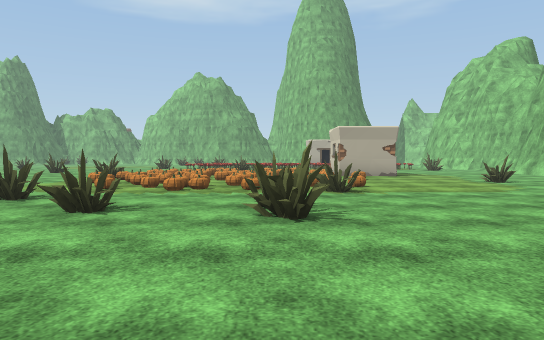
view 1 (above)

24 first-person views from a walk through a Unity game level. The camera is 1.3 m above the floor, tilts 2° down and sees 70° across. The floor is counted in squares, 2 m on a side. Each view is taken from the middle of a square. On the plan, view 1 faces up. The plan holds only what a view shows up to about 11 squares ahead; the rest is blank. The place goes on beyond the plan. The player character is not drawn. Some animated figures are left out. Some surface patterns are stand-ins.

view 2
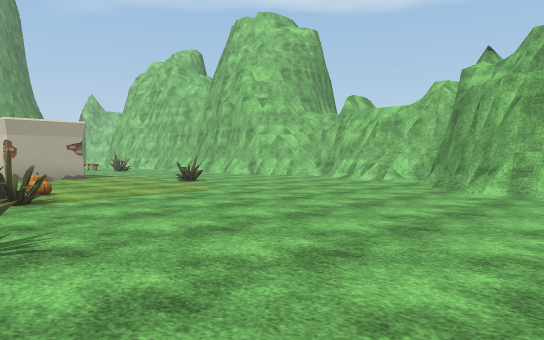

view 3
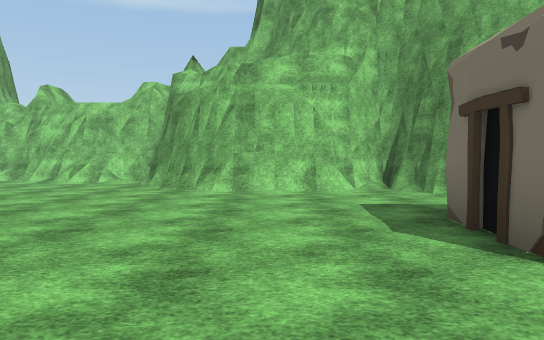

view 4
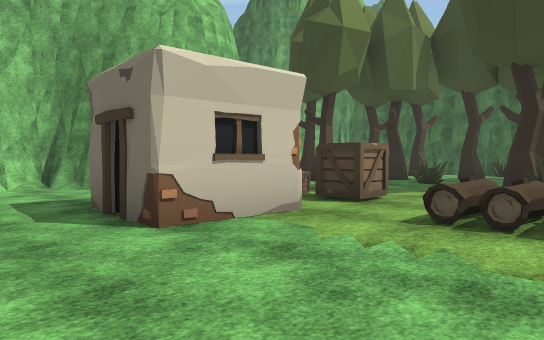

view 5
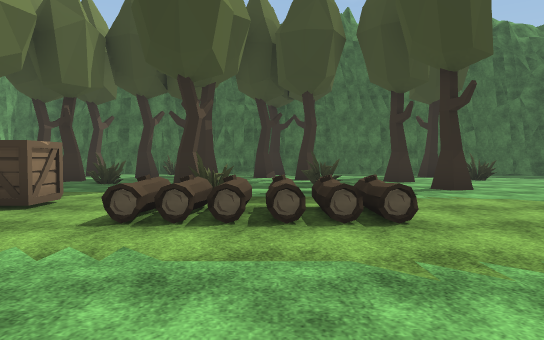

view 6
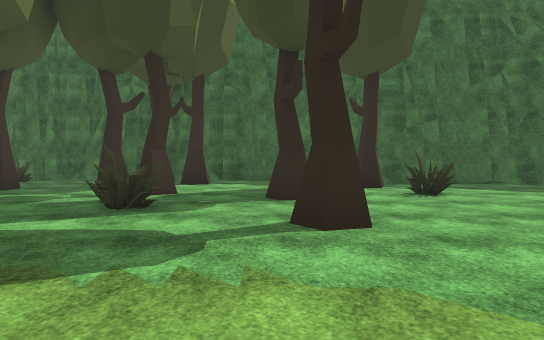

view 7
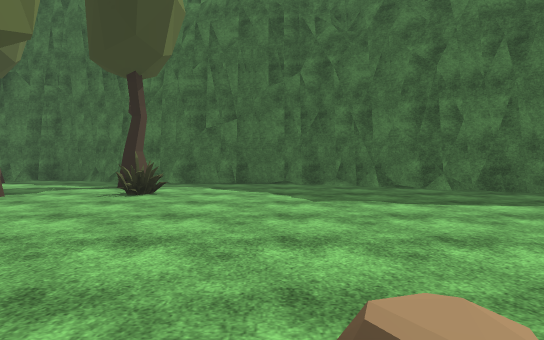

view 8
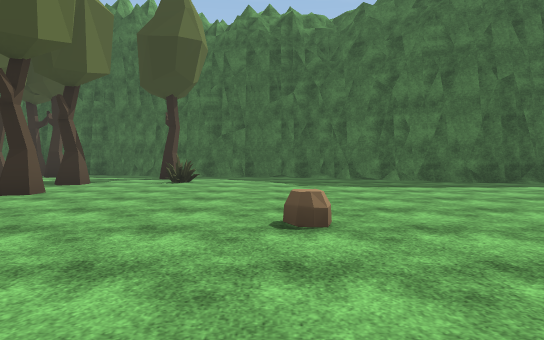

view 9
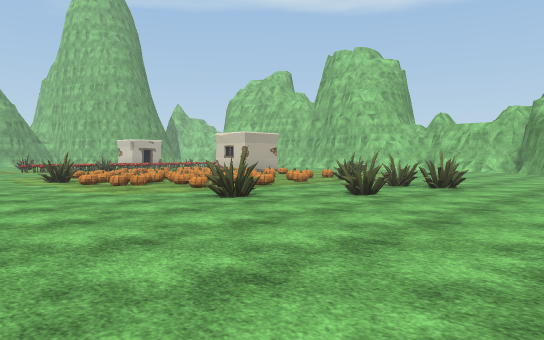

view 10
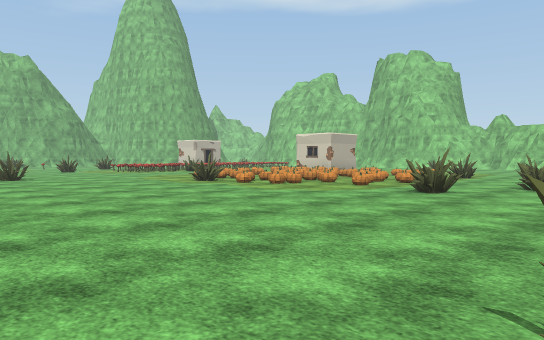

view 11
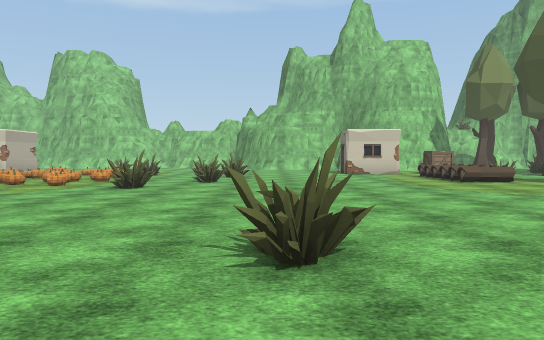

view 12
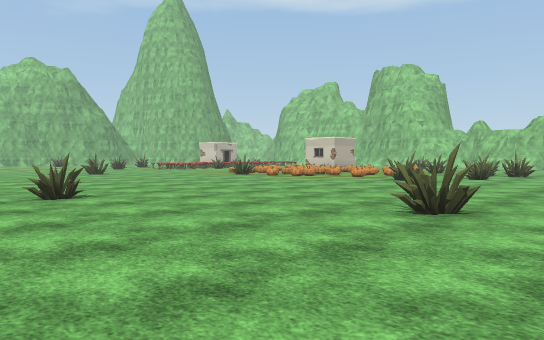

view 13
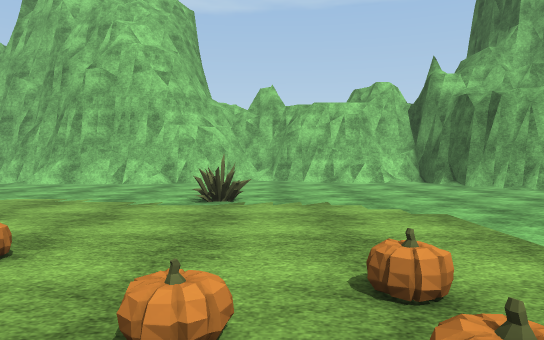

view 14
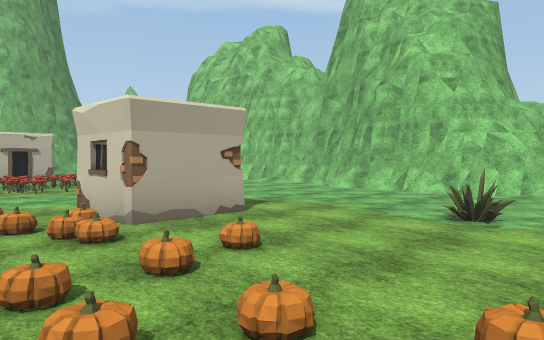

view 15
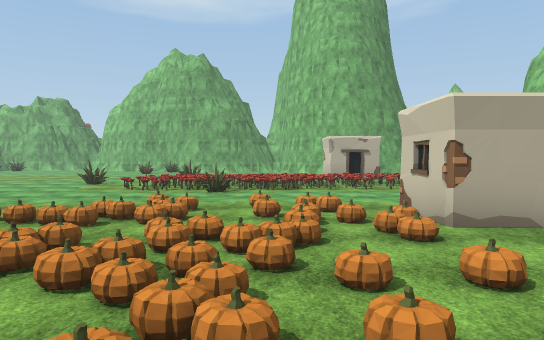

view 16
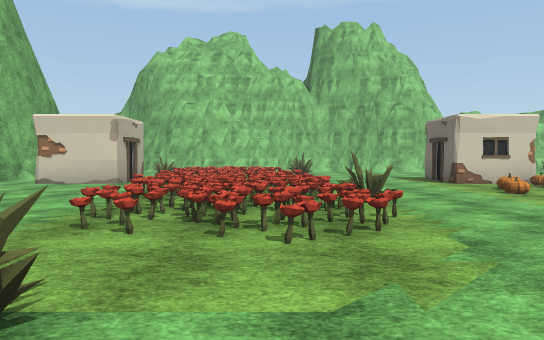

view 17
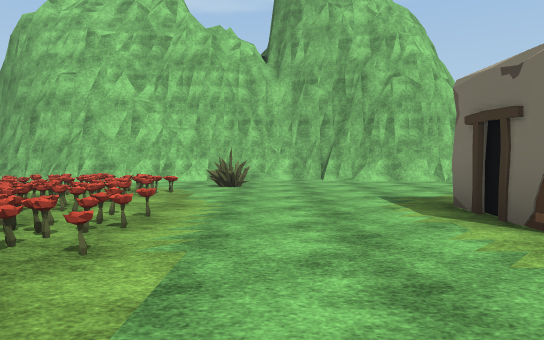

view 18
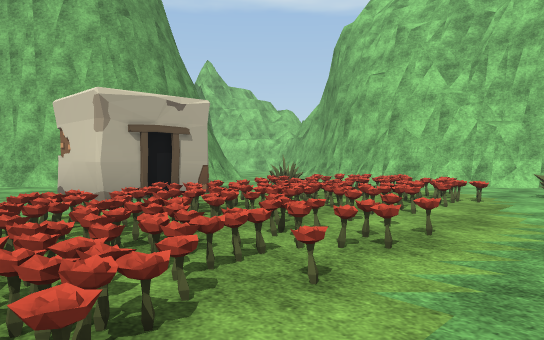

view 19
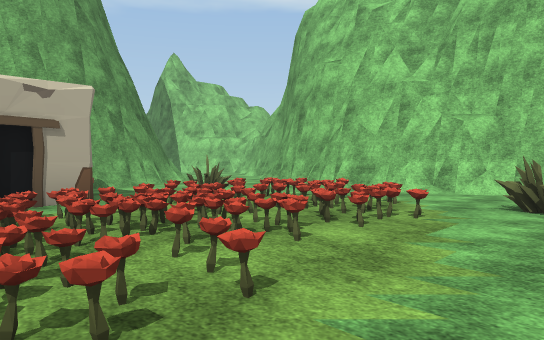

view 20
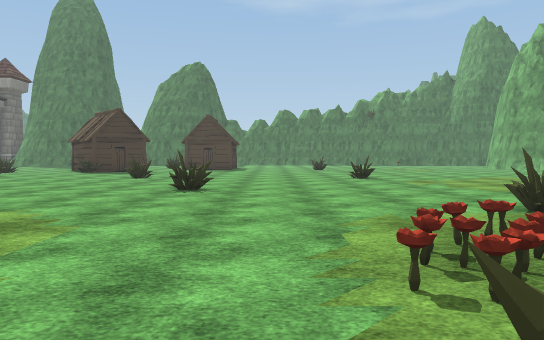

view 21
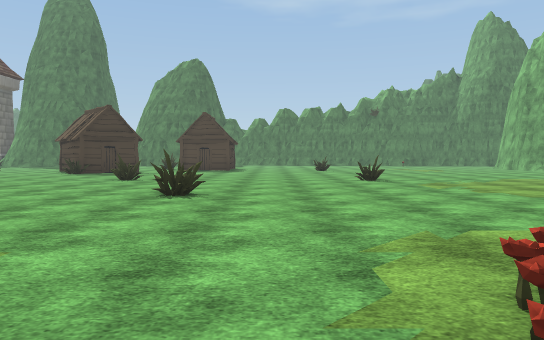

view 22
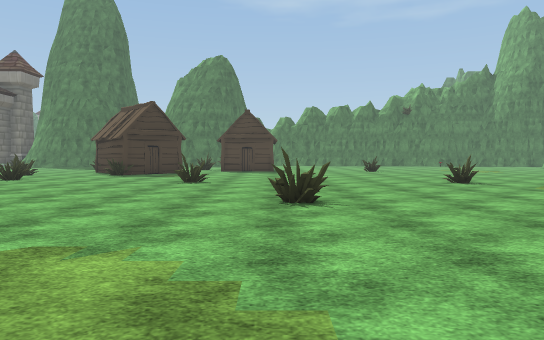

view 23
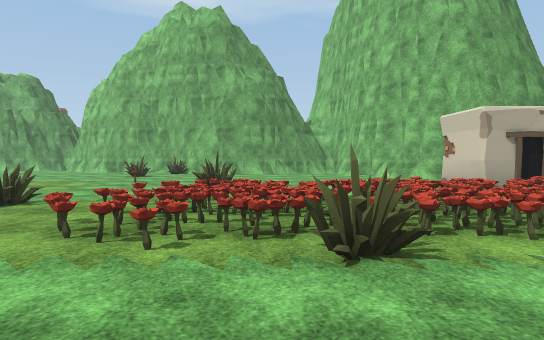

view 24
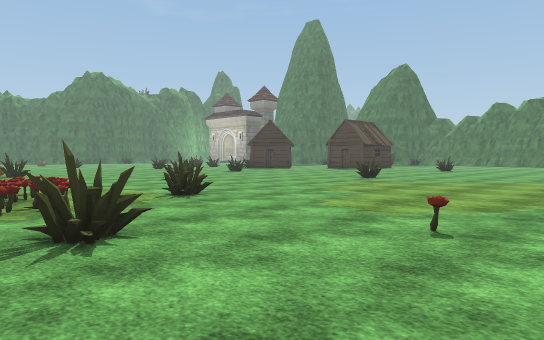

### Floor plan
Key: @ floor where view 1 was taken; # wall or solid block; . main floor; : floor 0.25 m higher than the main floor; + floor 0.5 m higher than the main floor; / step, stairs or slope; = window, fence, low wall or low ledge; P pumpkin; L log; C crate; T tree; R rock; F flower; O other object.
Columns run from 14 left of view 1 to 11 right of it. Each row starts with its distance up from view 1.
 26       ........  .#####.
 25     .....F.... ... .....#
 24 ................#  ....##
 23 ...........#....##O.#..#
 22 ..............O..OOOOO.#
 21 ..........FFOO.OOOOOO..#
 20 .#......#.FFOOOFOFFFOO.##
 19 ..........FFOOOFFFFFO...#
 18 ..........FFF#FFFF...#..#
 17 ........................#
 16  .......................#
 15 .....#....../...........#
 14 ............///:###....##
 13 .#........//....##O....##
 12 .........#/ .+..........#
 11 ..........  +++.........#
 10 ...........O..P.....#...##
  9 ..........P+.../.........#
  8 #.............//........##
  7  .#............#........##
  6  .........=.............#
  5  .............#........##
  4 ............#.#.......##
  3 .....#...............##
  2 .....................##
  1 .....................##
  0     ..........@.###...#
 -1    .............O   .##
 -2    .........LLL...
 -3   ...R......LLL.C.C
 -4  .............# ...
 -5  .............  ..
 -6 .........T.... T..
 -7 ............=..  #.
 -8 ..........T....T..T
 -9 #......#....T.....
-10 ###.....T....T.T.T
-11   ###.......T....
-12     ######..#T...#
-13          #########

Positions as (right, up) in squares from view 1, and headings:
1: (0, 0), facing up
2: (0, 1), facing up-right
3: (0, 2), facing right
4: (-1, 2), facing down-right
5: (-1, 2), facing down
6: (-4, -2), facing down
7: (-9, -2), facing down
8: (-9, 1), facing down
9: (-8, 1), facing up-right
10: (-11, 3), facing up-right
11: (-12, 3), facing right
12: (-14, 1), facing up-right
13: (0, 9), facing right
14: (0, 8), facing up-right
15: (0, 8), facing up
16: (-7, 19), facing right
17: (-1, 17), facing right
18: (0, 17), facing up-right
19: (2, 17), facing up-right
20: (-1, 17), facing left
21: (-2, 17), facing left
22: (-3, 15), facing left
23: (-2, 15), facing up
24: (-2, 26), facing down-left
